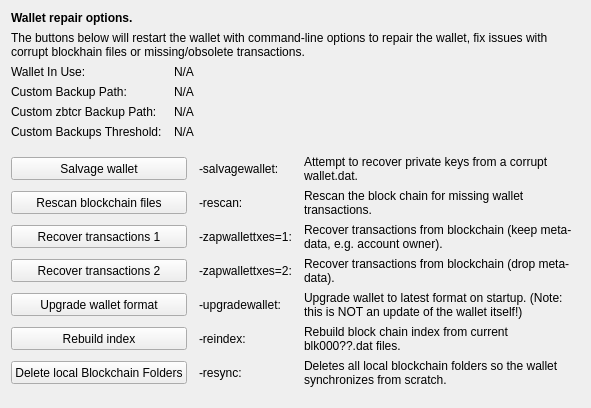
     <widget class="QWidget" name="tab_repair">
      <attribute name="title">
       <string>&amp;Wallet Repair</string>
      </attribute>
      <layout class="QGridLayout" name="gridLayout_4" columnstretch="0,0,0,0">
       <property name="horizontalSpacing">
        <number>12</number>
       </property>
       <item row="0" column="0" colspan="4">
        <widget class="QLabel" name="label_repair_header">
         <property name="font">
          <font>
           <weight>75</weight>
           <bold>true</bold>
          </font>
         </property>
         <property name="text">
          <string>Wallet repair options.</string>
         </property>
        </widget>
       </item>
       <item row="1" column="0" colspan="4">
        <widget class="QLabel" name="label_repair_helptext">
         <property name="font">
          <font>
           <weight>50</weight>
           <bold>false</bold>
          </font>
         </property>
         <property name="text">
          <string>The buttons below will restart the wallet with command-line options to repair the wallet, fix issues with corrupt blockhain files or missing/obsolete transactions.</string>
         </property>
         <property name="wordWrap">
          <bool>true</bool>
         </property>
        </widget>
       </item>
       <item row="2" column="0">
        <widget class="QLabel" name="wallet_path_label">
         <property name="text">
          <string>Wallet In Use:</string>
         </property>
        </widget>
       </item>
       <item row="2" column="1" colspan="3">
        <widget class="QLabel" name="wallet_path">
         <property name="cursor">
          <cursorShape>IBeamCursor</cursorShape>
         </property>
         <property name="text">
          <string>N/A</string>
         </property>
         <property name="textFormat">
          <enum>Qt::PlainText</enum>
         </property>
         <property name="textInteractionFlags">
          <set>Qt::LinksAccessibleByMouse|Qt::TextSelectableByKeyboard|Qt::TextSelectableByMouse</set>
         </property>
        </widget>
       </item>
       <item row="3" column="0">
        <widget class="QLabel" name="wallet_custombackuppath_label">
         <property name="text">
          <string>Custom Backup Path:</string>
         </property>
         <property name="visible">
          <bool>false</bool>
         </property>
        </widget>
       </item>
       <item row="3" column="1" colspan="3">
        <widget class="QLabel" name="wallet_custombackuppath">
         <property name="cursor">
          <cursorShape>IBeamCursor</cursorShape>
         </property>
         <property name="text">
          <string>N/A</string>
         </property>
         <property name="textFormat">
          <enum>Qt::PlainText</enum>
         </property>
         <property name="textInteractionFlags">
          <set>Qt::LinksAccessibleByMouse|Qt::TextSelectableByKeyboard|Qt::TextSelectableByMouse</set>
         </property>
         <property name="visible">
          <bool>false</bool>
         </property>
        </widget>
       </item>
       <item row="4" column="0">
        <widget class="QLabel" name="wallet_customzbtcrbackuppath_label">
         <property name="text">
          <string>Custom zbtcr Backup Path:</string>
         </property>
         <property name="visible">
          <bool>false</bool>
         </property>
        </widget>
       </item>
       <item row="4" column="1" colspan="3">
        <widget class="QLabel" name="wallet_customzbtcrbackuppath">
         <property name="cursor">
          <cursorShape>IBeamCursor</cursorShape>
         </property>
         <property name="text">
          <string>N/A</string>
         </property>
         <property name="textFormat">
          <enum>Qt::PlainText</enum>
         </property>
         <property name="textInteractionFlags">
          <set>Qt::LinksAccessibleByMouse|Qt::TextSelectableByKeyboard|Qt::TextSelectableByMouse</set>
         </property>
         <property name="visible">
          <bool>false</bool>
         </property>
        </widget>
       </item>
       <item row="5" column="0">
        <widget class="QLabel" name="wallet_custombackupthreshold_label">
         <property name="text">
          <string>Custom Backups Threshold:</string>
         </property>
         <property name="visible">
          <bool>false</bool>
         </property>
        </widget>
       </item>
       <item row="5" column="1" colspan="3">
        <widget class="QLabel" name="wallet_custombackupthreshold">
         <property name="cursor">
          <cursorShape>IBeamCursor</cursorShape>
         </property>
         <property name="text">
          <string>N/A</string>
         </property>
         <property name="textFormat">
          <enum>Qt::PlainText</enum>
         </property>
         <property name="textInteractionFlags">
          <set>Qt::LinksAccessibleByMouse|Qt::TextSelectableByKeyboard|Qt::TextSelectableByMouse</set>
         </property>
         <property name="visible">
          <bool>false</bool>
         </property>
        </widget>
       </item>
       <item row="6" column="0">
        <spacer name="verticalSpacer_repair1">
         <property name="orientation">
          <enum>Qt::Vertical</enum>
         </property>
         <property name="sizeHint" stdset="0">
          <size>
           <width>10</width>
           <height>10</height>
          </size>
         </property>
        </spacer>
       </item>
       <item row="7" column="0" colspan="2">
        <widget class="QPushButton" name="btn_salvagewallet">
         <property name="minimumSize">
          <size>
           <width>100</width>
           <height>23</height>
          </size>
         </property>
         <property name="text">
          <string>Salvage wallet</string>
         </property>
        </widget>
       </item>
       <item row="7" column="2">
        <widget class="QLabel" name="label_repair_salvage_command">
         <property name="text">
          <string notr="true">-salvagewallet:</string>
         </property>
        </widget>
       </item>
       <item row="7" column="3">
        <widget class="QLabel" name="label_repair_salvage">
         <property name="text">
          <string>Attempt to recover private keys from a corrupt wallet.dat.</string>
         </property>
         <property name="wordWrap">
          <bool>true</bool>
         </property>
        </widget>
       </item>
       <item row="8" column="0" colspan="2">
        <widget class="QPushButton" name="btn_rescan">
         <property name="minimumSize">
          <size>
           <width>100</width>
           <height>23</height>
          </size>
         </property>
         <property name="text">
          <string>Rescan blockchain files</string>
         </property>
        </widget>
       </item>
       <item row="8" column="2">
        <widget class="QLabel" name="label_repair_rescan_command">
         <property name="text">
          <string notr="true">-rescan:</string>
         </property>
        </widget>
       </item>
       <item row="8" column="3">
        <widget class="QLabel" name="label_repair_rescan">
         <property name="text">
          <string>Rescan the block chain for missing wallet transactions.</string>
         </property>
         <property name="wordWrap">
          <bool>true</bool>
         </property>
        </widget>
       </item>
       <item row="9" column="0" colspan="2">
        <widget class="QPushButton" name="btn_zapwallettxes1">
         <property name="minimumSize">
          <size>
           <width>100</width>
           <height>23</height>
          </size>
         </property>
         <property name="text">
          <string>Recover transactions 1</string>
         </property>
        </widget>
       </item>
       <item row="9" column="2">
        <widget class="QLabel" name="label_repair_zap1_command">
         <property name="text">
          <string notr="true">-zapwallettxes=1:</string>
         </property>
        </widget>
       </item>
       <item row="9" column="3">
        <widget class="QLabel" name="label_repair_zap1">
         <property name="text">
          <string>Recover transactions from blockchain (keep meta-data, e.g. account owner).</string>
         </property>
         <property name="wordWrap">
          <bool>true</bool>
         </property>
        </widget>
       </item>
       <item row="10" column="0" colspan="2">
        <widget class="QPushButton" name="btn_zapwallettxes2">
         <property name="minimumSize">
          <size>
           <width>100</width>
           <height>23</height>
          </size>
         </property>
         <property name="text">
          <string>Recover transactions 2</string>
         </property>
        </widget>
       </item>
       <item row="10" column="2">
        <widget class="QLabel" name="label_repair_zap2_command">
         <property name="text">
          <string notr="true">-zapwallettxes=2:</string>
         </property>
        </widget>
       </item>
       <item row="10" column="3">
        <widget class="QLabel" name="label_repair_zap2">
         <property name="text">
          <string>Recover transactions from blockchain (drop meta-data).</string>
         </property>
         <property name="wordWrap">
          <bool>true</bool>
         </property>
        </widget>
       </item>
       <item row="11" column="0" colspan="2">
        <widget class="QPushButton" name="btn_upgradewallet">
         <property name="minimumSize">
          <size>
           <width>100</width>
           <height>23</height>
          </size>
         </property>
         <property name="text">
          <string>Upgrade wallet format</string>
         </property>
        </widget>
       </item>
       <item row="11" column="2">
        <widget class="QLabel" name="label_repair_upgrade_command">
         <property name="text">
          <string notr="true">-upgradewallet:</string>
         </property>
        </widget>
       </item>
       <item row="11" column="3">
        <widget class="QLabel" name="label_repair_upgrade">
         <property name="text">
          <string>Upgrade wallet to latest format on startup. (Note: this is NOT an update of the wallet itself!)</string>
         </property>
         <property name="wordWrap">
          <bool>true</bool>
         </property>
        </widget>
       </item>
       <item row="12" column="0" colspan="2">
        <widget class="QPushButton" name="btn_reindex">
         <property name="minimumSize">
          <size>
           <width>100</width>
           <height>23</height>
          </size>
         </property>
         <property name="text">
          <string>Rebuild index</string>
         </property>
        </widget>
       </item>
       <item row="12" column="2">
        <widget class="QLabel" name="label_repair_reindex_command">
         <property name="text">
          <string notr="true">-reindex:</string>
         </property>
        </widget>
       </item>
       <item row="12" column="3">
        <widget class="QLabel" name="label_repair_reindex">
         <property name="text">
          <string>Rebuild block chain index from current blk000??.dat files.</string>
         </property>
         <property name="wordWrap">
          <bool>true</bool>
         </property>
        </widget>
       </item>
       <item row="13" column="0" colspan="2">
        <widget class="QPushButton" name="btn_resync">
         <property name="minimumSize">
          <size>
           <width>100</width>
           <height>23</height>
          </size>
         </property>
         <property name="text">
          <string>Delete local Blockchain Folders</string>
         </property>
        </widget>
       </item>
       <item row="13" column="2">
        <widget class="QLabel" name="label_repair_resync_command">
         <property name="text">
          <string>-resync:</string>
         </property>
        </widget>
       </item>
       <item row="13" column="3">
        <widget class="QLabel" name="label_repair_resync">
         <property name="text">
          <string>Deletes all local blockchain folders so the wallet synchronizes from scratch.</string>
         </property>
         <property name="wordWrap">
          <bool>true</bool>
         </property>
        </widget>
       </item>
       <item row="14" column="0">
        <spacer name="verticalSpacer_repair2">
         <property name="orientation">
          <enum>Qt::Vertical</enum>
         </property>
         <property name="sizeHint" stdset="0">
          <size>
           <width>20</width>
           <height>10</height>
          </size>
         </property>
        </spacer>
       </item>
      </layout>
     </widget>
